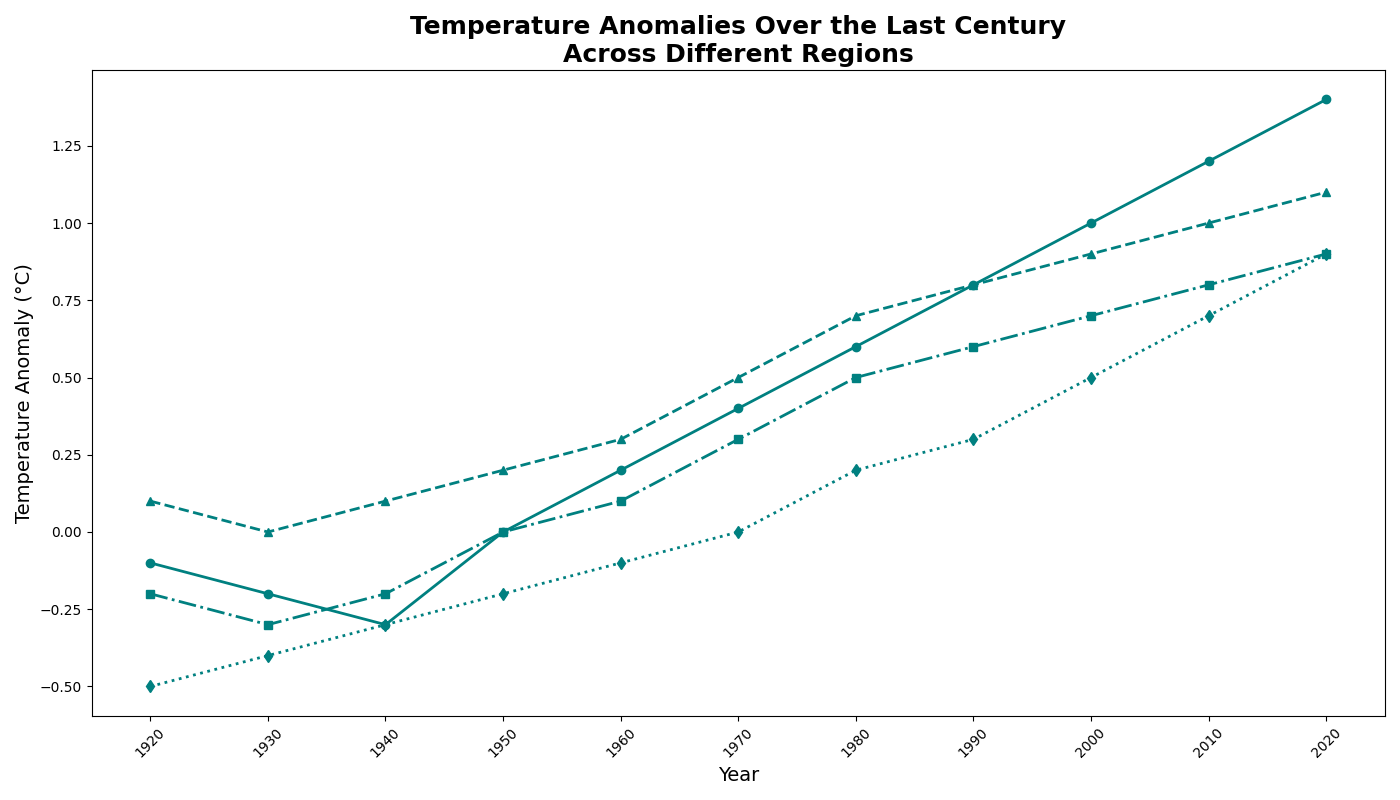

Generate this figure with Python:
import numpy as np
import matplotlib.pyplot as plt

years = np.arange(1920, 2021, 10)

northern_hemisphere = [-0.1, -0.2, -0.3, 0.0, 0.2, 0.4, 0.6, 0.8, 1.0, 1.2, 1.4]
tropical_regions = [0.1, 0.0, 0.1, 0.2, 0.3, 0.5, 0.7, 0.8, 0.9, 1.0, 1.1]
southern_hemisphere = [-0.2, -0.3, -0.2, 0.0, 0.1, 0.3, 0.5, 0.6, 0.7, 0.8, 0.9]

# Adding a new data series for polar regions
polar_regions = [-0.5, -0.4, -0.3, -0.2, -0.1, 0.0, 0.2, 0.3, 0.5, 0.7, 0.9]

fig, ax = plt.subplots(figsize=(14, 8))

# Use a consistent color across all data groups
consistent_color = '#008080'  # Teal color

ax.plot(years, northern_hemisphere, marker='o', linestyle='-', color=consistent_color, linewidth=2)
ax.plot(years, tropical_regions, marker='^', linestyle='--', color=consistent_color, linewidth=2)
ax.plot(years, southern_hemisphere, marker='s', linestyle='-.', color=consistent_color, linewidth=2)
ax.plot(years, polar_regions, marker='d', linestyle=':', color=consistent_color, linewidth=2)

ax.set_title('Temperature Anomalies Over the Last Century\nAcross Different Regions', fontsize=18, fontweight='bold')
ax.set_xlabel('Year', fontsize=14)
ax.set_ylabel('Temperature Anomaly (°C)', fontsize=14)

ax.set_xticks(years)
ax.set_xticklabels(years, rotation=45)

plt.gca().set_facecolor('white')

plt.tight_layout()
plt.show()
